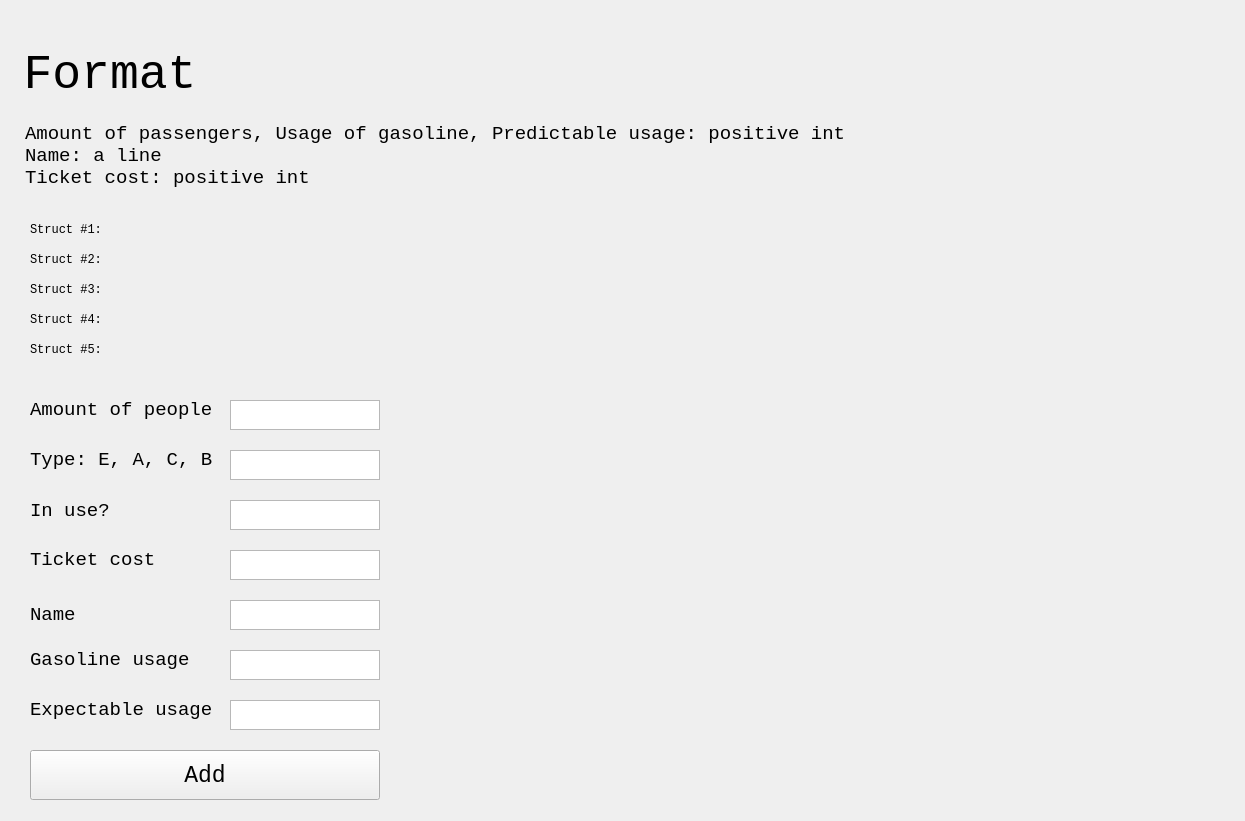
<?xml version="1.0" encoding="UTF-8"?>
<ui version="4.0">
 <class>MainWindow</class>
 <widget class="QMainWindow" name="MainWindow">
  <property name="geometry">
   <rect>
    <x>0</x>
    <y>0</y>
    <width>1245</width>
    <height>821</height>
   </rect>
  </property>
  <property name="minimumSize">
   <size>
    <width>1245</width>
    <height>821</height>
   </size>
  </property>
  <property name="maximumSize">
   <size>
    <width>1245</width>
    <height>821</height>
   </size>
  </property>
  <property name="windowTitle">
   <string>Task 2</string>
  </property>
  <property name="styleSheet">
   <string notr="true">font: &quot;Monospace&quot;;</string>
  </property>
  <widget class="QWidget" name="centralwidget">
   <widget class="QLabel" name="label">
    <property name="geometry">
     <rect>
      <x>30</x>
      <y>220</y>
      <width>100</width>
      <height>20</height>
     </rect>
    </property>
    <property name="font">
     <font>
      <family>Monospace</family>
      <italic>false</italic>
      <bold>false</bold>
     </font>
    </property>
    <property name="text">
     <string>Struct #1:</string>
    </property>
   </widget>
   <widget class="QLabel" name="label_2">
    <property name="geometry">
     <rect>
      <x>30</x>
      <y>250</y>
      <width>100</width>
      <height>20</height>
     </rect>
    </property>
    <property name="font">
     <font>
      <family>Monospace</family>
      <italic>false</italic>
      <bold>false</bold>
     </font>
    </property>
    <property name="text">
     <string>Struct #2:</string>
    </property>
   </widget>
   <widget class="QLabel" name="label_3">
    <property name="geometry">
     <rect>
      <x>30</x>
      <y>280</y>
      <width>100</width>
      <height>20</height>
     </rect>
    </property>
    <property name="font">
     <font>
      <family>Monospace</family>
      <italic>false</italic>
      <bold>false</bold>
     </font>
    </property>
    <property name="text">
     <string>Struct #3:</string>
    </property>
   </widget>
   <widget class="QLabel" name="s1">
    <property name="geometry">
     <rect>
      <x>150</x>
      <y>220</y>
      <width>1000</width>
      <height>20</height>
     </rect>
    </property>
    <property name="font">
     <font>
      <family>Monospace</family>
      <italic>false</italic>
      <bold>false</bold>
     </font>
    </property>
    <property name="text">
     <string/>
    </property>
   </widget>
   <widget class="QLabel" name="s2">
    <property name="geometry">
     <rect>
      <x>150</x>
      <y>250</y>
      <width>1000</width>
      <height>20</height>
     </rect>
    </property>
    <property name="font">
     <font>
      <family>Monospace</family>
      <italic>false</italic>
      <bold>false</bold>
     </font>
    </property>
    <property name="text">
     <string/>
    </property>
   </widget>
   <widget class="QLabel" name="s3">
    <property name="geometry">
     <rect>
      <x>150</x>
      <y>280</y>
      <width>1000</width>
      <height>20</height>
     </rect>
    </property>
    <property name="font">
     <font>
      <family>Monospace</family>
      <italic>false</italic>
      <bold>false</bold>
     </font>
    </property>
    <property name="text">
     <string/>
    </property>
   </widget>
   <widget class="QPushButton" name="pushButton">
    <property name="geometry">
     <rect>
      <x>30</x>
      <y>750</y>
      <width>350</width>
      <height>50</height>
     </rect>
    </property>
    <property name="font">
     <font>
      <family>Monospace</family>
      <pointsize>17</pointsize>
      <italic>false</italic>
      <bold>false</bold>
     </font>
    </property>
    <property name="text">
     <string>Add</string>
    </property>
   </widget>
   <widget class="QTextEdit" name="staff">
    <property name="geometry">
     <rect>
      <x>230</x>
      <y>400</y>
      <width>150</width>
      <height>30</height>
     </rect>
    </property>
    <property name="font">
     <font>
      <family>Monospace</family>
      <italic>false</italic>
      <bold>false</bold>
     </font>
    </property>
   </widget>
   <widget class="QTextEdit" name="type">
    <property name="geometry">
     <rect>
      <x>230</x>
      <y>450</y>
      <width>150</width>
      <height>30</height>
     </rect>
    </property>
    <property name="font">
     <font>
      <family>Monospace</family>
      <italic>false</italic>
      <bold>false</bold>
     </font>
    </property>
   </widget>
   <widget class="QTextEdit" name="notfly">
    <property name="geometry">
     <rect>
      <x>230</x>
      <y>500</y>
      <width>150</width>
      <height>30</height>
     </rect>
    </property>
    <property name="font">
     <font>
      <family>Monospace</family>
      <italic>false</italic>
      <bold>false</bold>
     </font>
    </property>
   </widget>
   <widget class="QTextEdit" name="name">
    <property name="geometry">
     <rect>
      <x>230</x>
      <y>600</y>
      <width>150</width>
      <height>30</height>
     </rect>
    </property>
    <property name="font">
     <font>
      <family>Monospace</family>
      <italic>false</italic>
      <bold>false</bold>
     </font>
    </property>
   </widget>
   <widget class="QTextEdit" name="cost">
    <property name="geometry">
     <rect>
      <x>230</x>
      <y>550</y>
      <width>150</width>
      <height>30</height>
     </rect>
    </property>
    <property name="font">
     <font>
      <family>Monospace</family>
      <italic>false</italic>
      <bold>false</bold>
     </font>
    </property>
   </widget>
   <widget class="QTextEdit" name="lifting">
    <property name="geometry">
     <rect>
      <x>230</x>
      <y>650</y>
      <width>150</width>
      <height>30</height>
     </rect>
    </property>
    <property name="font">
     <font>
      <family>Monospace</family>
      <italic>false</italic>
      <bold>false</bold>
     </font>
    </property>
   </widget>
   <widget class="QTextEdit" name="capacity">
    <property name="geometry">
     <rect>
      <x>230</x>
      <y>700</y>
      <width>150</width>
      <height>30</height>
     </rect>
    </property>
    <property name="font">
     <font>
      <family>Monospace</family>
      <italic>false</italic>
      <bold>false</bold>
     </font>
    </property>
    <property name="html">
     <string>&lt;!DOCTYPE HTML PUBLIC &quot;-//W3C//DTD HTML 4.0//EN&quot; &quot;http://www.w3.org/TR/REC-html40/strict.dtd&quot;&gt;
&lt;html&gt;&lt;head&gt;&lt;meta name=&quot;qrichtext&quot; content=&quot;1&quot; /&gt;&lt;meta charset=&quot;utf-8&quot; /&gt;&lt;style type=&quot;text/css&quot;&gt;
p, li { white-space: pre-wrap; }
hr { height: 1px; border-width: 0; }
li.unchecked::marker { content: &quot;\2610&quot;; }
li.checked::marker { content: &quot;\2612&quot;; }
&lt;/style&gt;&lt;/head&gt;&lt;body style=&quot; font-family:'Monospace'; font-size:11pt; font-weight:400; font-style:normal;&quot;&gt;
&lt;p style=&quot;-qt-paragraph-type:empty; margin-top:0px; margin-bottom:0px; margin-left:0px; margin-right:0px; -qt-block-indent:0; text-indent:0px; font-family:'Ubuntu';&quot;&gt;&lt;br /&gt;&lt;/p&gt;&lt;/body&gt;&lt;/html&gt;</string>
    </property>
   </widget>
   <widget class="QLabel" name="label_5">
    <property name="geometry">
     <rect>
      <x>30</x>
      <y>450</y>
      <width>200</width>
      <height>20</height>
     </rect>
    </property>
    <property name="font">
     <font>
      <family>Monospace</family>
      <pointsize>14</pointsize>
      <italic>false</italic>
      <bold>false</bold>
     </font>
    </property>
    <property name="text">
     <string>Type: E, A, C, B</string>
    </property>
   </widget>
   <widget class="QLabel" name="label_6">
    <property name="geometry">
     <rect>
      <x>30</x>
      <y>310</y>
      <width>100</width>
      <height>20</height>
     </rect>
    </property>
    <property name="font">
     <font>
      <family>Monospace</family>
      <italic>false</italic>
      <bold>false</bold>
     </font>
    </property>
    <property name="text">
     <string>Struct #4:</string>
    </property>
   </widget>
   <widget class="QLabel" name="s4">
    <property name="geometry">
     <rect>
      <x>150</x>
      <y>310</y>
      <width>1000</width>
      <height>20</height>
     </rect>
    </property>
    <property name="font">
     <font>
      <family>Monospace</family>
      <italic>false</italic>
      <bold>false</bold>
     </font>
    </property>
    <property name="text">
     <string/>
    </property>
   </widget>
   <widget class="QLabel" name="s5">
    <property name="geometry">
     <rect>
      <x>150</x>
      <y>340</y>
      <width>1000</width>
      <height>20</height>
     </rect>
    </property>
    <property name="font">
     <font>
      <family>Monospace</family>
      <italic>false</italic>
      <bold>false</bold>
     </font>
    </property>
    <property name="text">
     <string/>
    </property>
   </widget>
   <widget class="QLabel" name="label_7">
    <property name="geometry">
     <rect>
      <x>30</x>
      <y>340</y>
      <width>100</width>
      <height>20</height>
     </rect>
    </property>
    <property name="font">
     <font>
      <family>Monospace</family>
      <italic>false</italic>
      <bold>false</bold>
     </font>
    </property>
    <property name="text">
     <string>Struct #5:</string>
    </property>
   </widget>
   <widget class="QLabel" name="label_8">
    <property name="geometry">
     <rect>
      <x>25</x>
      <y>100</y>
      <width>1191</width>
      <height>111</height>
     </rect>
    </property>
    <property name="font">
     <font>
      <family>Monospace</family>
      <pointsize>14</pointsize>
      <italic>false</italic>
      <bold>false</bold>
     </font>
    </property>
    <property name="text">
     <string>Amount of passengers, Usage of gasoline, Predictable usage: positive int 
Name: a line
Ticket cost: positive int</string>
    </property>
   </widget>
   <widget class="QLabel" name="label_9">
    <property name="geometry">
     <rect>
      <x>30</x>
      <y>400</y>
      <width>200</width>
      <height>20</height>
     </rect>
    </property>
    <property name="font">
     <font>
      <family>Monospace</family>
      <pointsize>14</pointsize>
      <italic>false</italic>
      <bold>false</bold>
     </font>
    </property>
    <property name="text">
     <string>Amount of people</string>
    </property>
   </widget>
   <widget class="QLabel" name="label_10">
    <property name="geometry">
     <rect>
      <x>30</x>
      <y>500</y>
      <width>200</width>
      <height>21</height>
     </rect>
    </property>
    <property name="font">
     <font>
      <family>Monospace</family>
      <pointsize>14</pointsize>
      <italic>false</italic>
      <bold>false</bold>
     </font>
    </property>
    <property name="text">
     <string>In use?</string>
    </property>
   </widget>
   <widget class="QLabel" name="label_11">
    <property name="geometry">
     <rect>
      <x>30</x>
      <y>550</y>
      <width>200</width>
      <height>20</height>
     </rect>
    </property>
    <property name="font">
     <font>
      <family>Monospace</family>
      <pointsize>14</pointsize>
      <italic>false</italic>
      <bold>false</bold>
     </font>
    </property>
    <property name="text">
     <string>Ticket cost</string>
    </property>
   </widget>
   <widget class="QLabel" name="label_12">
    <property name="geometry">
     <rect>
      <x>30</x>
      <y>600</y>
      <width>200</width>
      <height>30</height>
     </rect>
    </property>
    <property name="font">
     <font>
      <family>Monospace</family>
      <pointsize>14</pointsize>
      <italic>false</italic>
      <bold>false</bold>
     </font>
    </property>
    <property name="text">
     <string>Name</string>
    </property>
   </widget>
   <widget class="QLabel" name="label_13">
    <property name="geometry">
     <rect>
      <x>30</x>
      <y>650</y>
      <width>200</width>
      <height>20</height>
     </rect>
    </property>
    <property name="font">
     <font>
      <family>Monospace</family>
      <pointsize>14</pointsize>
      <italic>false</italic>
      <bold>false</bold>
     </font>
    </property>
    <property name="text">
     <string>Gasoline usage</string>
    </property>
   </widget>
   <widget class="QLabel" name="label_14">
    <property name="geometry">
     <rect>
      <x>30</x>
      <y>700</y>
      <width>200</width>
      <height>20</height>
     </rect>
    </property>
    <property name="font">
     <font>
      <family>Monospace</family>
      <pointsize>14</pointsize>
      <italic>false</italic>
      <bold>false</bold>
     </font>
    </property>
    <property name="text">
     <string>Expectable usage</string>
    </property>
   </widget>
   <widget class="QLabel" name="label_4">
    <property name="geometry">
     <rect>
      <x>10</x>
      <y>50</y>
      <width>200</width>
      <height>50</height>
     </rect>
    </property>
    <property name="font">
     <font>
      <family>Monospace</family>
      <pointsize>36</pointsize>
      <italic>false</italic>
      <bold>false</bold>
     </font>
    </property>
    <property name="text">
     <string>Format</string>
    </property>
    <property name="alignment">
     <set>Qt::AlignCenter</set>
    </property>
   </widget>
  </widget>
 </widget>
 <resources/>
 <connections/>
</ui>
